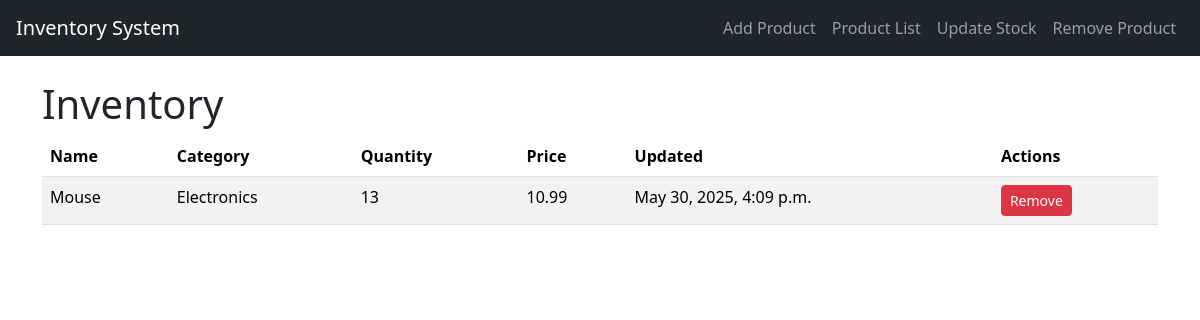
Before: /products/ with the older database file.
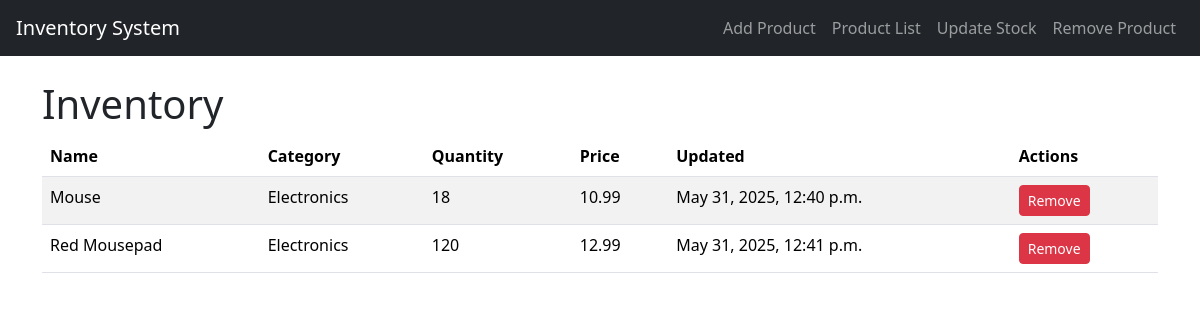
After: the same page with the newer database file.
### inventory/models.py (models this page shows, shortened)
class Product(models.Model):
    name = models.CharField(max_length=100)
    category = models.CharField(max_length=50, blank=True)
    quantity = models.IntegerField()
    price = models.DecimalField(max_digits=10, decimal_places=2)
    added_on = models.DateTimeField(default=timezone.now)
    last_updated = models.DateTimeField(auto_now=True)

### inventory/views.py (the view)
# urls.py: path("products/", views.product_list, name="product_list"),
def product_list(request):
    products = Product.objects.all()
    return render(request, "inventory/product_list.html", {"products": products})

### inventory/templates/inventory/product_list.html (shortened to what this page needs)
{% extends 'inventory/base.html' %}
{% block content %}
<h1>Inventory</h1>
{% if products %}
<table class="table table-striped">
    <thead>
        <tr>
            <th>Name</th>
            <th>Category</th>
            <th>Quantity</th>
            <th>Price</th>
            <th>Updated</th>
            <th>Actions</th>
        </tr>
    </thead>
    <tbody>
        {% for product in products %}
        <tr>
            <td>{{ product.name }}</td>
            <td>{{ product.category }}</td>
            <td>{{ product.quantity }}</td>
            <td>{{ product.price }}</td>
            <td>{{ product.last_updated }}</td>
            <td>
                <a href="{% url 'remove_product' product.id %}" class="btn btn-danger btn-sm">Remove</a>
            </td>
        </tr>
        {% endfor %}
    </tbody>
</table>
{% else %}
    <p>No products in inventory.</p>
{% endif %}
{% endblock %}

Changed rows visible on the page:
changed Product "Mouse": quantity "13" → "18"; last_updated "May 30, 2025, 4:09 p.m." → "May 31, 2025, 12:40 p.m."
added Product: name "Red Mousepad", category "Electronics", quantity "120", price "12.99", last_updated "May 31, 2025, 12:41 p.m."
